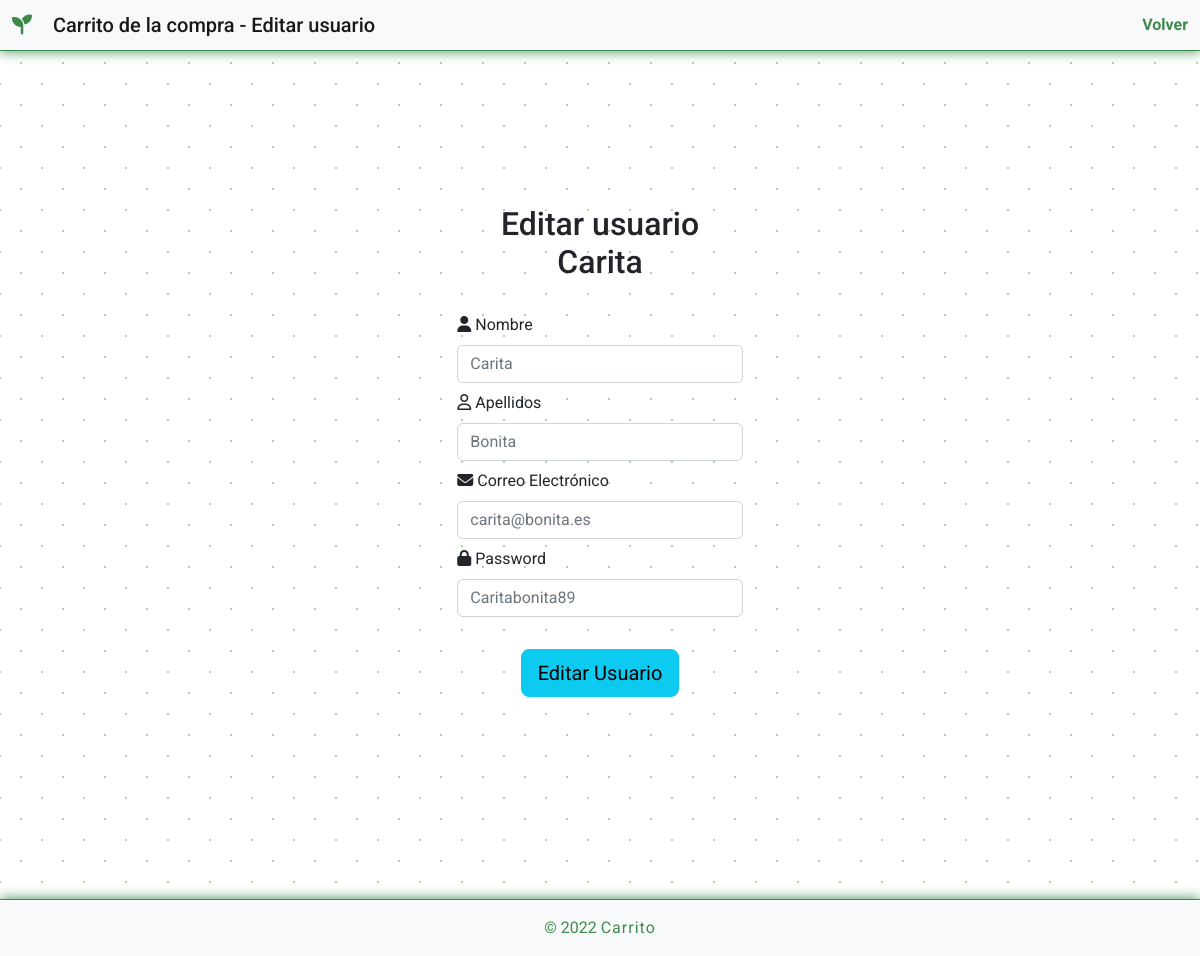
The app's page /php/editarUsuario.php?user_id=17 with its own data.
### tables this page shows
CREATE TABLE `usuarios` (
  `user_id` int(11) NOT NULL,
  `user_name` varchar(20) NOT NULL,
  `user_surname` varchar(50) NOT NULL,
  `user_pass` varchar(20) NOT NULL,
  `user_email` varchar(50) NOT NULL
);

### php/editarUsuario.php (the view, shortened to what this page needs)
<?php
  include_once './connect.php';
  $user_id = $_GET['user_id'];
  $sql_verify_query = "SELECT * FROM usuarios WHERE user_id='$user_id'";
  $sql_verify = $pdoConnection->prepare($sql_verify_query);
  $sql_verify->execute();
  $result_verify = $sql_verify->fetch(PDO::FETCH_ASSOC);
?>
<!DOCTYPE html>
<html lang="en">
<head>
  <link rel="stylesheet" href="https://cdn.jsdelivr.net/npm/bootstrap@5.2.1/dist/css/bootstrap.min.css">
  <link rel="stylesheet" href="https://cdnjs.cloudflare.com/ajax/libs/font-awesome/6.2.0/css/all.min.css" />
  <link rel="stylesheet" href="../css/styles.css">
</head>
<body>
  <header>
    <nav class="navbar bg-light">
      <div class="container-fluid">
        <span class="navbar-brand mb-0 h1"><i class="fa-solid fa-seedling"></i> Carrito de la compra - Editar usuario</span>
        <span class="text-right">
          <a href="./admin.php">Volver</a>
        </span>
      </div>
    </nav>
  </header>
  <div class="container col-11 col-lg-4">
    <div class="row vh-100 justify-content-center align-items-center">
      <form class="row col-m-7 col-10" action="./editarUsuario.php?user_id=<?php echo $user_id ?>" method="POST" id="loginForm">
        <div class="text-center mb-4">
          <h2>Editar usuario <?php echo $result_verify['user_name'] ?></h2>
        </div>
        <div class="mb-2">
          <label for="user_name" class="form-label">
            <i class="fa-solid fa-user"></i> Nombre
          </label>
          <input type="text" name="user_name" class="form-control" id="user_name" placeholder="<?php echo $result_verify['user_name'] ?>" autofocus required>
        </div>
        <div class="mb-2">
          <label for="user_surname" class="form-label">
          <i class="fa-regular fa-user"></i> Apellidos
          </label>
          <input type="text" name="user_surname" class="form-control" id="user_surname" placeholder="<?php echo $result_verify['user_surname'] ?>" required>
        </div>
        <div class="mb-2">
          <label for="user_mail" class="form-label">
          <i class="fa-solid fa-envelope"></i> Correo Electrónico
          </label>
          <input type="email" name="user_email" class="form-control" id="user_email" placeholder="<?php echo $result_verify['user_email'] ?>" required>
        </div>
        <div class="mb-3">
          <label for="user_pass" class="form-label">
            <i class="fa-solid fa-lock"></i> Password
          </label>
          <input type="text" name="user_pass" class="form-control" id="user_pass" placeholder="<?php echo $result_verify['user_pass'] ?>" required>
        </div>
        <div class="text-center btn-group-lg mt-3" role="group" aria-label="Boton para editar usuario">
          <button type="submit" class="btn btn-info" id="editUser">Editar Usuario</button>
        </div>
      </form>
    </div>
  </div>
  <footer class="bg-light text-center text-lg-start mt-5">
    <div class="text-center p-3">
        © 2022
        <a href="#">Carrito</a>
    </div>
  </footer>
</body>
</html>

### css/styles.css (style rules this page uses)
:root { --main-color: #3f8a4b; }
* { margin: 0; padding: 0; box-sizing: border-box; user-select: none; }
body { font-family: 'Roboto', sans-serif; background-color: white; background-image: radial-gradient(var(--main-color) .2px, transparent 1.05px), radial-gradient(var(--main-color) .2px, white 1.05px); background-size: 42px 42px; background-position: 0 0,21px 21px; }
a { text-decoration: none; font-weight: bold; color: var(--main-color); }
header { border-bottom: 1px solid var(--main-color); box-shadow: 0 0 12px var(--main-color); }
.fa-seedling { color: var(--main-color); margin-right: 1rem; }
footer { color: var(--main-color); border-top: 1px solid var(--main-color); box-shadow: 0 0 12px var(--main-color); }
footer a { color: var(--main-color); letter-spacing: 1px; font-weight: normal; }

### records on screen
usuarios: user_name "Carita", user_surname "Bonita", user_email "carita@bonita.es", user_pass "Caritabonita89"
